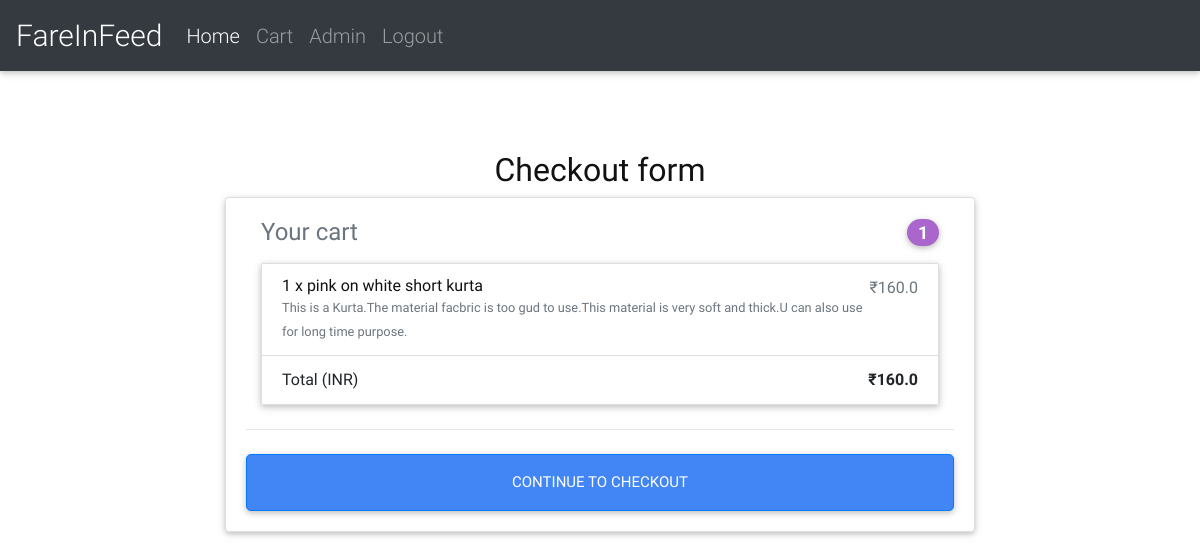
Before: /checkout/ (signed in) with the older database file.
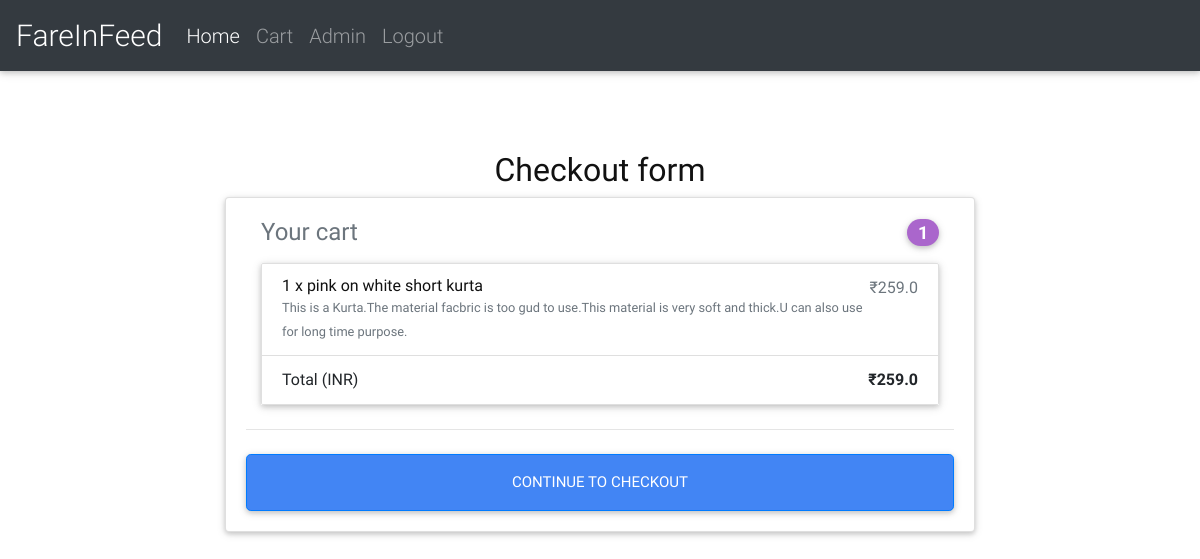
After: the same page with the newer database file.
### core/models.py (models this page shows, shortened)
class OrderItem(models.Model):
    user = models.ForeignKey(settings.AUTH_USER_MODEL,
                             on_delete=models.CASCADE)
    ordered = models.BooleanField(default=False)
    item = models.ForeignKey(Item, on_delete=models.CASCADE)
    quantity = models.IntegerField(default=1)
    class Meta:
        verbose_name = " Ordered Item"
        verbose_name_plural = " Ordered Items"
    def get_total_item_price(self):
        return self.quantity * self.item.price
    def get_final_price(self):
        if self.item.discount_price:
            return self.get_total_discount_item_price()
        return self.get_total_item_price()

class Item(models.Model):
    title = models.CharField(max_length=100)
    price = models.FloatField()
    discount_price = models.FloatField(blank=True, null=True)
    category = models.CharField(choices=CATEGORY_CHOICES, max_length=2)
    label = models.CharField(choices=LABEL_CHOICES, max_length=12, blank=True)
    slug = models.SlugField(
        help_text='Please enter the product name or any other uniquie no for this Product(without space)', verbose_name='Uniquie Id')
    description = models.TextField()
    availability = models.CharField(choices=AV, max_length=2)
    image = models.ImageField()
    class Meta:
        verbose_name = " Food Item"
        verbose_name_plural = " Food Items"

class Order(models.Model):
    user = models.ForeignKey(settings.AUTH_USER_MODEL,
                             on_delete=models.CASCADE)
    ref_code = models.CharField(max_length=20, blank=True, null=True)
    items = models.ManyToManyField(OrderItem)
    start_date = models.DateTimeField(auto_now_add=True)
    ordered_date = models.DateTimeField()
    ordered = models.BooleanField(default=False)
    class Meta:
        verbose_name = " Ordered Detail"
        verbose_name_plural = " Ordered Details"
    def get_total(self):
        total = 0
        for order_item in self.items.all():
            total += order_item.get_final_price()
        return total

### core/views.py (the view, shortened to what this page needs)
# urls.py: path('checkout/', CheckoutView.as_view(), name='checkout'),
class CheckoutView(View):
    def get(self, *args, **kwargs):
        try:
            order = Order.objects.get(user=self.request.user, ordered=False)
            context = {
                'couponform': CouponForm(),
                'order': order,
                'DISPLAY_COUPON_FORM': True
            }
            return render(self.request, "checkout.html", context)
        except ObjectDoesNotExist:
            messages.info(self.request, "You do not have an active order")
            return redirect("core:checkout")

### templates/checkout.html (shortened to what this page needs)
{% extends "base.html" %} {% load crispy_forms_tags %} {% block content %}
<main>
    <div class="container wow fadeIn">
        <h2 class=" h2 text-center">Checkout form</h2>
        <div class="row">
            <div class="col-md-2 mb-4">
            </div>
            <div class="col-md-8 mb-4">
                <div class="card">
                    <form method="POST" class="card-body">
                        {% csrf_token %} {% include "order_snippet.html" %}
                        <hr class="mb-4">
                        <button class="btn btn-primary btn-lg btn-block" type="submit">Continue to checkout</button>
                    </form>
                </div>
            </div>
        </div>
    </div>
</main>
{% endblock content %}

### templates/order_snippet.html
<div class="col-md-12 mb-4">
    <h4 class="d-flex justify-content-between align-items-center mb-3">
        <span class="text-muted">Your cart</span>
        <span class="badge badge-secondary badge-pill">{{ order.items.count }}</span>
    </h4>
    <ul class="list-group mb-3 z-depth-1">
        {% for order_item in order.items.all %}
        <li class="list-group-item d-flex justify-content-between lh-condensed">
            <div>
                <h6 class="my-0">{{ order_item.quantity }} x {{ order_item.item.title}}</h6>
                <small class="text-muted">{{ order_item.item.description}}</small>
            </div>
            <span class="text-muted">&#8377;{{ order_item.get_final_price }}</span>
        </li>
        {% endfor %}
        <li class="list-group-item d-flex justify-content-between">
            <span>Total (INR)</span>
            <strong>&#8377;{{ order.get_total }}</strong>
        </li>
    </ul>
</div>

Changed rows visible on the page:
changed through a linked row, Order: get_total "160.0" → "259.0"
changed through a linked row, OrderItem "pink on white short kurta": get_final_price "160.0" → "259.0"
